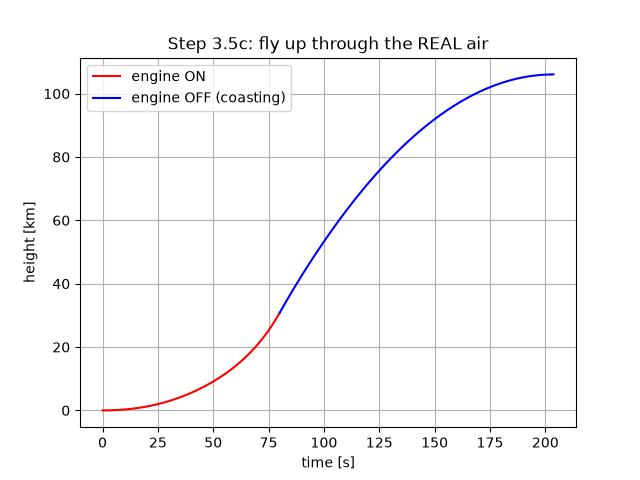

Reproduce this figure in Python.
# Step 3.5c: Fly straight up again (Step 3.5) -- but through the REAL air (Step 3.5b)

import math
import matplotlib.pyplot as plt
from atmosphere import us_standard_atmosphere     # NEW: use the function from our own file atmosphere.py

g = 9.82              # gravity [m/s^2]  (kept constant for now)
dt = 0.01             # time step [s]

# ---- the rocket (same as Step 3.5) ----
dry_mass = 200.0      # empty rocket [kg]
fuel = 800.0          # fuel [kg]
mdot = 10.0           # burn rate [kg/s]
ve = 1500.0           # exhaust speed [m/s]
thrust = mdot * ve    # 15000 N

radius = 0.25                 # [m]  (50 cm wide)
A = math.pi * radius**2       # front area [m^2]
Cd = 0.5                      # pointy-nosed rocket

# ---- start on the pad ----
h = 0.0
v = 0.0               # up is +
t = 0.0
m = dry_mass + fuel

on_t, on_h = [], []       # engine ON  (for the plot)
off_t, off_h = [], []     # engine OFF

# ---- PHASE 1: engine ON ----
burn_time = fuel / mdot
for i in range(round(burn_time / dt)):
    T, P, rho = us_standard_atmosphere(h)          # NEW: real air (we only need rho for now)
    drag = 0.5 * rho * v**2 * Cd * A
    a = (thrust - m * g - drag) / m
    v = v + a * dt
    h = h + v * dt
    m = m - mdot * dt
    t = t + dt
    on_t.append(t)
    on_h.append(h / 1000)

print("ENGINE OFF at t =", round(t), "s:  height =", round(h / 1000, 1), "km,  speed =", round(v), "m/s")

# ---- PHASE 2: engine OFF -- coast upward until it stops rising ----
while v > 0:
    T, P, rho = us_standard_atmosphere(h)          # NEW: real air
    drag = 0.5 * rho * v**2 * Cd * A
    a = (- m * g - drag) / m
    v = v + a * dt
    h = h + v * dt
    t = t + dt
    off_t.append(t)
    off_h.append(h / 1000)

print("TOP OF FLIGHT at t =", round(t), "s:  height =", round(h / 1000, 1), "km")

# ---- PLOT ----
plt.plot(on_t, on_h, "r", label="engine ON")
plt.plot(off_t, off_h, "b", label="engine OFF (coasting)")
plt.xlabel("time [s]")
plt.ylabel("height [km]")
plt.title("Step 3.5c: fly up through the REAL air")
plt.legend()
plt.grid()
plt.savefig("step3_5c_fly_real_air.png")
plt.show()
